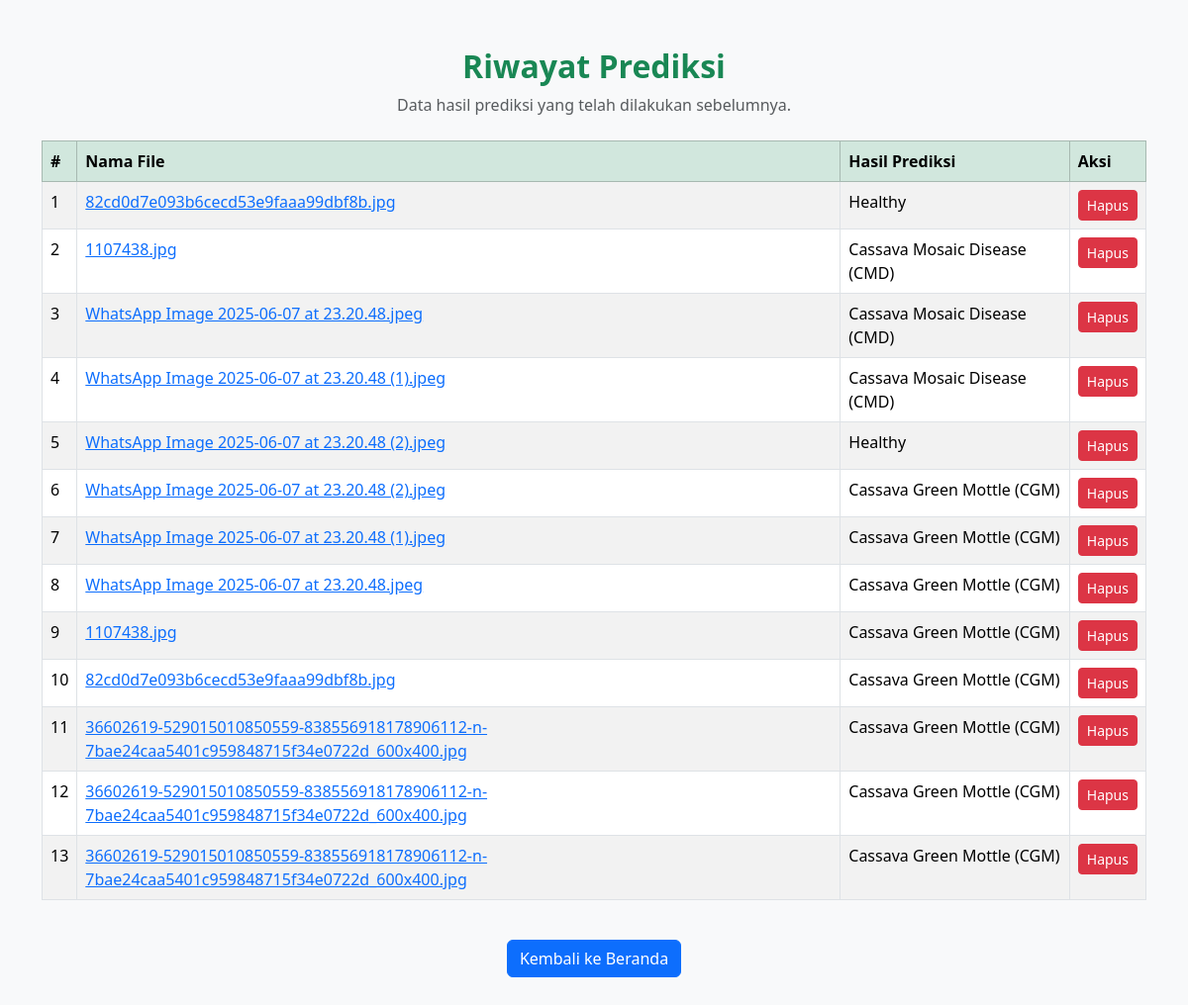
The app's page /history, older data.
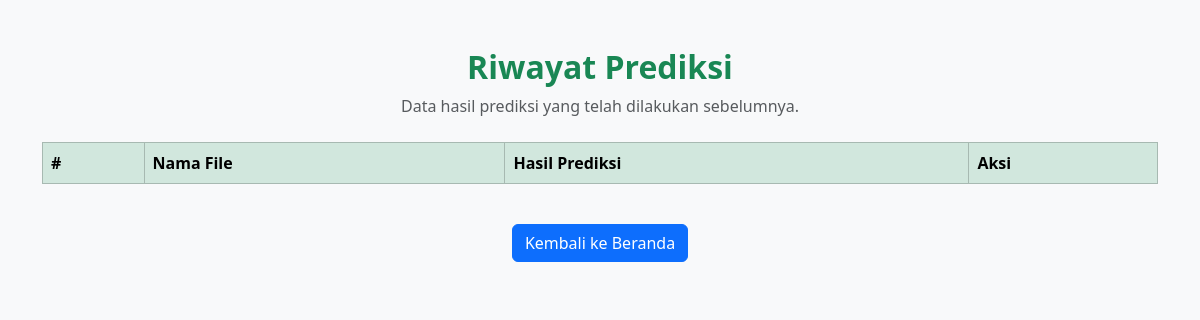
The same page, newer data.
### tables this page shows
CREATE TABLE predictions (
                id INTEGER PRIMARY KEY AUTOINCREMENT,
                filename TEXT,
                prediction TEXT
            );

### app.py (the view)
@app.route("/history")
def history():
    with sqlite3.connect("cassava.db") as conn:
        data = conn.execute("SELECT id, filename, prediction FROM predictions ORDER BY id DESC").fetchall()
    return render_template("history.html", data=data)

### templates/history.html (shortened to what this page needs)
<!DOCTYPE html>
<html lang="id">
<head>
    <link href="https://cdn.jsdelivr.net/npm/bootstrap@5.3.2/dist/css/bootstrap.min.css" rel="stylesheet">
</head>
<body class="bg-light">
    <div class="container py-5">
        <div class="text-center mb-4">
            <h2 class="fw-bold text-success">Riwayat Prediksi</h2>
            <p class="text-muted">Data hasil prediksi yang telah dilakukan sebelumnya.</p>
        </div>
        <div class="table-responsive">
            <table class="table table-bordered table-striped">
                <thead class="table-success">
                    <tr>
                        <th>#</th>
                        <th>Nama File</th>
                        <th>Hasil Prediksi</th>
                        <th>Aksi</th>
                    </tr>
                </thead>
                <tbody>
                    {% for row in data %}
                    <tr>
                        <td>{{ loop.index }}</td>
                        <td>
                            <a href="{{ url_for('show_result', filename=row[1]) }}">
                                {{ row[1] }}
                            </a>
                        </td>
                        <td>{{ row[2] }}</td>
                        <td>
                            <form action="{{ url_for('delete_history') }}" method="POST" style="display:inline;">
                                <button type="submit" class="btn btn-danger btn-sm">Hapus</button>
                            </form>
                        </td>
                    </tr>
                    {% endfor %}
                </tbody>
            </table>
        </div>
        <div class="text-center mt-4">
            <a href="{{ url_for('index') }}" class="btn btn-primary">Kembali ke Beranda</a>
        </div>
    </div>
</body>
</html>

Row changes from the older to the newer data that the page shows:
removed predictions: filename "82cd0d7e093b6cecd53e9faaa99dbf8b.jpg", prediction "Healthy"
removed predictions: filename "1107438.jpg", prediction "Cassava Mosaic Disease (CMD)"
removed predictions: filename "WhatsApp Image 2025-06-07 at 23.20.48.jpeg", prediction "Cassava Mosaic Disease (CMD)"
removed predictions: filename "WhatsApp Image 2025-06-07 at 23.20.48 (1).jpeg", prediction "Cassava Mosaic Disease (CMD)"
removed predictions: filename "WhatsApp Image 2025-06-07 at 23.20.48 (2).jpeg", prediction "Healthy"
removed predictions: filename "WhatsApp Image 2025-06-07 at 23.20.48 (2).jpeg", prediction "Cassava Green Mottle (CGM)"
removed predictions: filename "WhatsApp Image 2025-06-07 at 23.20.48 (1).jpeg", prediction "Cassava Green Mottle (CGM)"
removed predictions: filename "WhatsApp Image 2025-06-07 at 23.20.48.jpeg", prediction "Cassava Green Mottle (CGM)"
removed predictions: filename "1107438.jpg", prediction "Cassava Green Mottle (CGM)"
removed predictions: filename "82cd0d7e093b6cecd53e9faaa99dbf8b.jpg", prediction "Cassava Green Mottle (CGM)"
removed predictions: filename "36602619-529015010850559-838556918178906112-n-7bae24caa5401c959848715f34e0722d_600x400.jpg", prediction "Cassava Green Mottle (CGM)"
removed predictions: filename "36602619-529015010850559-838556918178906112-n-7bae24caa5401c959848715f34e0722d_600x400.jpg", prediction "Cassava Green Mottle (CGM)"
removed predictions: filename "36602619-529015010850559-838556918178906112-n-7bae24caa5401c959848715f34e0722d_600x400.jpg", prediction "Cassava Green Mottle (CGM)"
